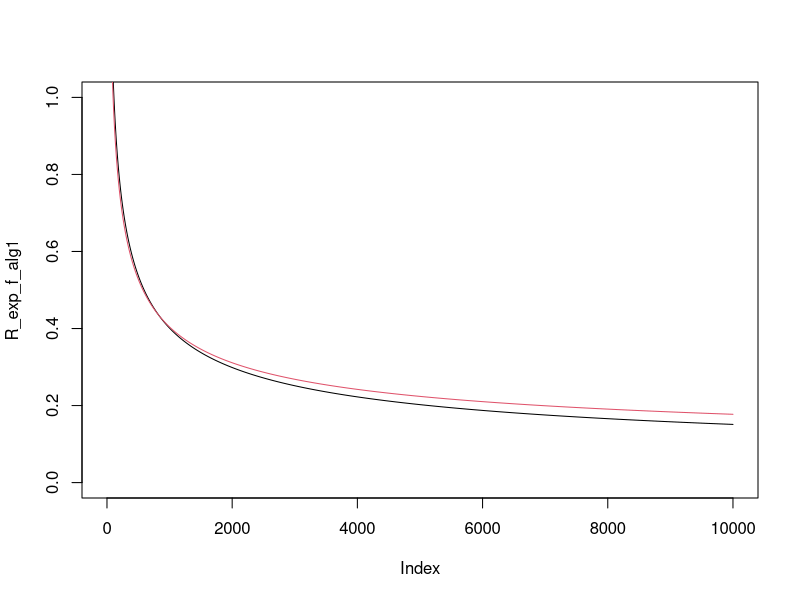

This chart was generated by the following R code:
R_emp_f_alg1 = 0.01
R_emp_f_alg2 = 0.05

n=1:10000

N_F_2n_alg1 = n^5
N_F_2n_alg2 = n^4

delta = 0.05 #nivel de confianca desejado

R_exp_f_alg1 = R_emp_f_alg1 + sqrt(4/n*(log(2*N_F_2n_alg1) - log(delta)))
R_exp_f_alg2 = R_emp_f_alg2 + sqrt(4/n*(log(2*N_F_2n_alg2) - log(delta)))

#print(R_exp_f_alg1)

plot(R_exp_f_alg1, t="l", ylim = c(0,1))
lines(R_exp_f_alg2, col=2)


